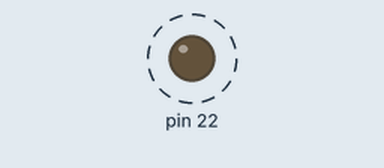
This program was run on a simulated Raspberry Pi (header pin numbers). Shown: output pins drawn as LEDs (lit = HIGH). Dashed ring = blinking. What the program prints to the terminal is not drawn.

Above: at 0.5 s.
Timing chart, 0 to 4.6 s (numbered marks = the images above):
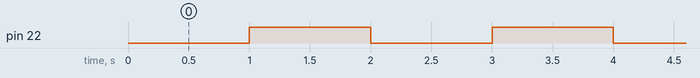

Measured:
- by itself, pin 22: alternates HIGH for 1.0 s and LOW for 1.0 s

The program:

blink.py
```python
#!/usr/bin/env python

import RPi.GPIO as GPIO
import time

GPIO.setmode(GPIO.BOARD)
print "Raspberry Pi v" + `GPIO.RPI_REVISION`

print "Setup Pin"
GPIO.setup(22, GPIO.OUT)

var=1
print "Start Loop"
while var == 1:
    print "LED OFF"
    GPIO.output(22, False)
    time.sleep(1)
    print "LED ON"
    GPIO.output(22, True)
    time.sleep(1)
```
